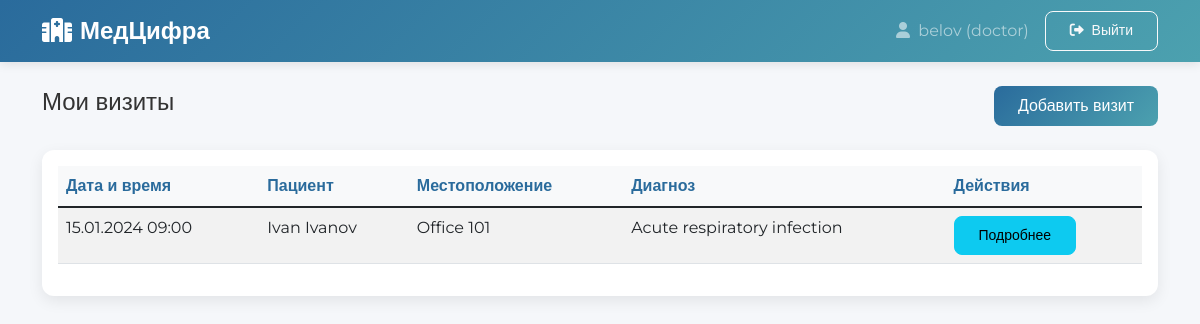
The app's page /doctor/dashboard (signed in) with its own data.
### models.py (models this page shows)
class Doctor(db.Model):
    __tablename__ = "doctors"
    id = db.Column(db.Integer, primary_key=True)
    first_name = db.Column(db.String(50), nullable=False)
    middle_name = db.Column(db.String(50))  # изменения для 8 ЛБ
    last_name = db.Column(db.String(50), nullable=False)
    position = db.Column(db.String(100), nullable=False)
    login = db.Column(db.String(50), unique=True, nullable=False)
    password_hash = db.Column(db.String(255), nullable=False)
    created_at = db.Column(db.DateTime, default=datetime.utcnow)

class Visit(db.Model):
    __tablename__ = "visits"
    id = db.Column(db.Integer, primary_key=True)
    patient_id = db.Column(
        db.Integer, db.ForeignKey("patients.id", ondelete="CASCADE"), nullable=False
    )
    doctor_id = db.Column(
        db.Integer, db.ForeignKey("doctors.id", ondelete="CASCADE"), nullable=False
    )
    date = db.Column(db.DateTime, nullable=False)
    location = db.Column(db.String(100))
    symptoms = db.Column(db.Text)
    diagnosis = db.Column(db.Text)
    prescriptions = db.Column(db.Text)
    created_at = db.Column(db.DateTime, default=datetime.utcnow)
    patient = db.relationship("Patient", backref="visits", lazy=True)
    doctor = db.relationship("Doctor", backref="visits", lazy=True)

class Patient(db.Model):
    __tablename__ = "patients"
    id = db.Column(db.Integer, primary_key=True)
    first_name = db.Column(db.String(50), nullable=False)
    last_name = db.Column(db.String(50), nullable=False)
    gender = db.Column(String(10), nullable=False)
    date_of_birth = db.Column(db.Date, nullable=False)
    address = db.Column(db.Text)
    login = db.Column(db.String(50), unique=True, nullable=False)
    password_hash = db.Column(db.String(255), nullable=False)
    created_at = db.Column(db.DateTime, default=datetime.utcnow)

### app.py (the view)
@app.route("/doctor/dashboard")
@login_required
def doctor_dashboard():
    if current_user.role != "doctor":
        flash("Доступ запрещен", "error")
        return redirect(url_for("index"))
    try:
        visits = (
            db.session.query(
                Visit.id,
                Visit.date,
                Visit.location,
                Visit.diagnosis,
                Patient.first_name.label("patient_first_name"),
                Patient.last_name.label("patient_last_name"),
            )
            .join(Patient, Visit.patient_id == Patient.id)
            .filter(Visit.doctor_id == current_user.id)
            .order_by(Visit.date.desc())
            .all()
        )
        return render_template("doctor/dashboard.html", visits=visits)
    except Exception as e:
        flash(f"Ошибка: {str(e)}", "error")
        return render_template("doctor/dashboard.html", visits=[])

### app.py (called while the page is built)
@login_manager.user_loader
def load_user(user_id):
    return User.get(user_id)

### models.py (called while the page is built)
    @staticmethod
    def get(user_id):
        try:
            if "_" not in user_id:
                return None
            role, id_str = user_id.split("_", 1)
            user_id_int = int(id_str)
            if role == "admin":
                obj = Admin.query.get(user_id_int)
            elif role == "doctor":
                obj = Doctor.query.get(user_id_int)
            elif role == "patient":
                obj = Patient.query.get(user_id_int)
            else:
                return None
            if obj:
                return User(obj.id, getattr(obj, "login", None), role)
            return None
        except Exception as e:
            print(f"Error loading user: {e}")
            return None

### templates/doctor/dashboard.html (shortened to what this page needs)
{% extends "base.html" %}
{% block content %}
<div class="d-flex justify-content-between align-items-center mb-4">
    <h4>Мои визиты</h4>
    <a href="{{ url_for('doctor_add_visit') }}" class="btn btn-primary">Добавить визит</a>
</div>
<div class="card">
    <div class="card-body">
        <div class="table-responsive">
            <table class="table table-striped">
                <thead>
                    <tr>
                        <th>Дата и время</th>
                        <th>Пациент</th>
                        <th>Местоположение</th>
                        <th>Диагноз</th>
                        <th>Действия</th>
                    </tr>
                </thead>
                <tbody>
                    {% for visit in visits %}
                    <tr>
                        <td>{{ visit.date.strftime('%d.%m.%Y %H:%M') }}</td>
                        <td>{{ visit.patient_first_name }} {{ visit.patient_last_name }}</td>
                        <td>{{ visit.location }}</td>
                        <td>{{ visit.diagnosis[:50] }}{% if visit.diagnosis|length > 50 %}...{% endif %}</td>
                        <td>
                            <button class="btn btn-sm btn-info" onclick="showVisitDetails('{{ visit.id }}')">
                                Подробнее
                            </button>
                        </td>
                    </tr>
                    {% else %}
                    <tr>
                        <td colspan="5" class="text-center">Нет записей о визитах</td>
                    </tr>
                    {% endfor %}
                </tbody>
            </table>
        </div>
    </div>
</div>
{% endblock %}

### templates/base.html (shortened to what this page needs)
<!DOCTYPE html>
<html lang="ru">
<head>
    <link href="https://cdn.jsdelivr.net/npm/bootstrap@5.1.3/dist/css/bootstrap.min.css" rel="stylesheet">
    <link rel="stylesheet" href="https://cdnjs.cloudflare.com/ajax/libs/font-awesome/6.0.0/css/all.min.css">
    <link href="{{ url_for('static', filename='css/style.css') }}" rel="stylesheet">
</head>
<body>
    <nav class="navbar navbar-expand-lg navbar-dark">
        <div class="container">
            <a class="navbar-brand" href="{{ url_for('index') }}">
                <i class="fas fa-hospital me-2"></i>МедЦифра
            </a>
            <div class="navbar-nav ms-auto">
                {% if current_user.is_authenticated %}
                <span class="navbar-text me-3">
                    <i class="fas fa-user me-1"></i> {{ current_user.login }} ({{ current_user.role }})
                </span>
                <a class="btn btn-outline-light btn-sm" href="{{ url_for('logout') }}">
                    <i class="fas fa-sign-out-alt me-1"></i> Выйти
                </a>
                {% endif %}
            </div>
        </div>
    </nav>
    <div class="container mt-4">
        {% block content %}{% endblock %}
    </div>
</body>
</html>

### static/css/style.css (style rules this page uses)
.card { margin-bottom: 20px; box-shadow: 0 0.125rem 0.25rem rgba(0, 0, 0, 0.075); }
.table th { font-weight: 600; background-color: #f8f9fa; }
.btn-sm { padding: 0.25rem 0.5rem; font-size: 0.875rem; }

### templates/base.html (style rules this page uses)
:root { --primary: #2a6b9c; --secondary: #4ca1af; --accent: #36b3a8; --light: #f8f9fa; --dark: #343a40; }
body { font-family: 'Montserrat', sans-serif; background-color: #f5f7fa; color: #333; }
.navbar { box-shadow: 0 2px 10px rgba(0,0,0,0.1); background: linear-gradient(135deg, var(--primary) 0%, var(--secondary) 100%) !important; }
.navbar-brand { font-weight: 700; font-size: 1.5rem; }
.card { border: none; border-radius: 12px; box-shadow: 0 5px 15px rgba(0,0,0,0.08); transition: transform 0.3s ease, box-shadow 0.3s ease; }
.btn { border-radius: 8px; font-weight: 500; padding: 0.5rem 1.5rem; transition: all 0.3s ease; }
.btn-primary { background: linear-gradient(135deg, var(--primary) 0%, var(--secondary) 100%); border: none; }
.table th { border-top: none; font-weight: 600; color: var(--primary); }

### records on screen
Doctor: login "belov"
Visit: date "15.01.2024 09:00", patient_first_name "Ivan", patient_last_name "Ivanov", location "Office 101", diagnosis "Acute respiratory infection"

### other values on screen
{{ current_user.role }} "doctor"
